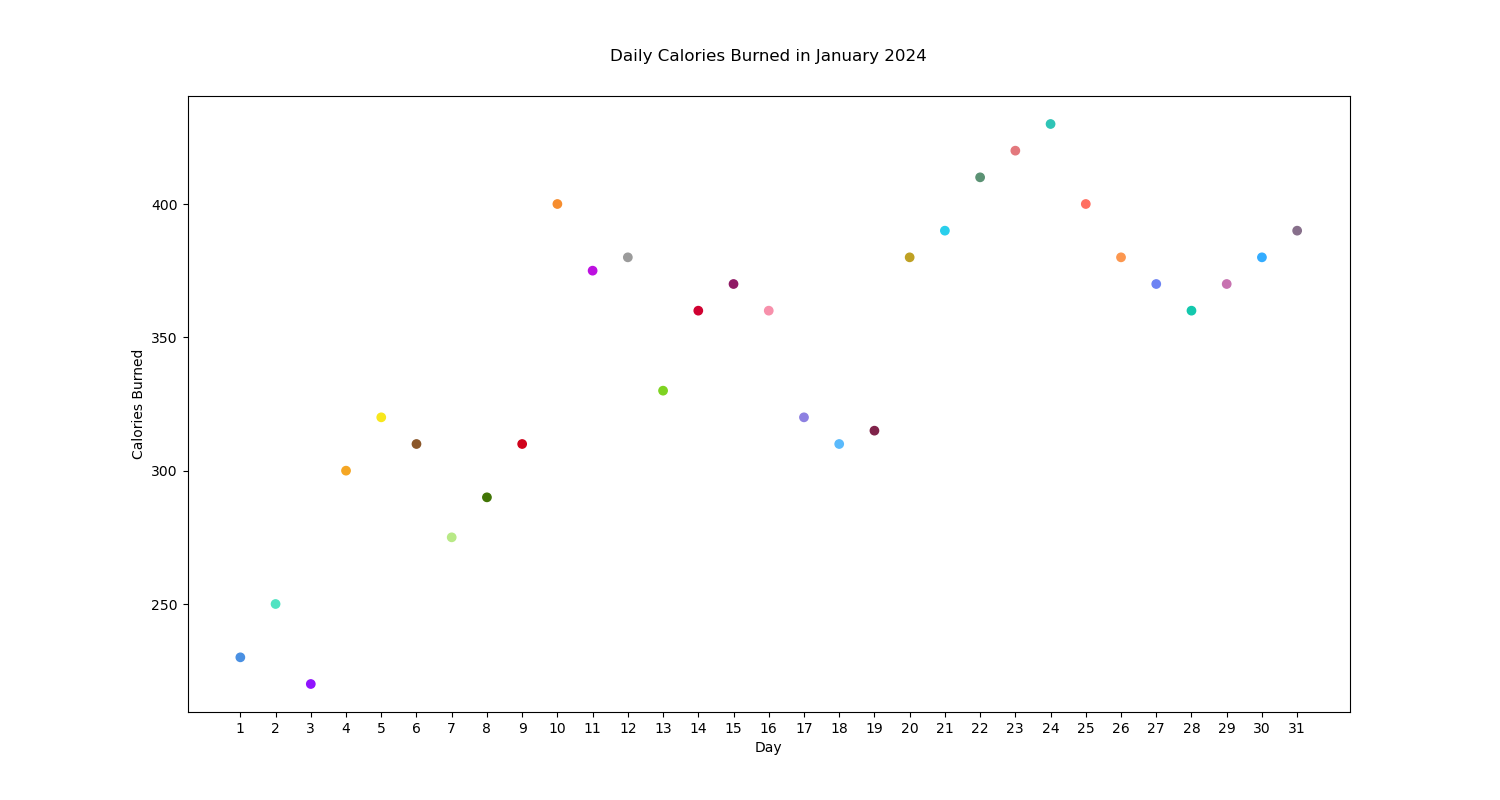

Write Python code to recreate this figure.

import matplotlib.pyplot as plt

days = list(range(1, 32))
calories_burned = [
    230, 250, 220, 300, 320, 310, 275, 290, 310, 400, 
    375, 380, 330, 360, 370, 360, 320, 310, 315, 380, 
    390, 410, 420, 430, 400, 380, 370, 360, 370, 380, 390
]

colors = [
    '#4A90E2', '#50E3C2', '#9013FE', '#F5A623', '#F8E71C',
    '#8B572A', '#B8E986', '#417505', '#D0021B', '#F68D2E',
    '#BD10E0', '#9B9B9B', '#7ED321', '#D00131', '#901A65',
    '#F790AB', '#8D80E1', '#5ABAFC', '#80234A', '#BFA123',
    '#29CFEC', '#5B9274', '#E3787D', '#2EC4B6', '#FF6F61',
    '#FC974F', '#6D83F3', '#13C8AD', '#C772B0', '#33ACFF',
    '#876F8B'
]

plt.figure(figsize=(15, 8))

plt.scatter(days, calories_burned, c=colors)

plt.title('Daily Calories Burned in January 2024', pad=25)
plt.xlabel('Day')
plt.ylabel('Calories Burned')
plt.xticks(days)

plt.show()
